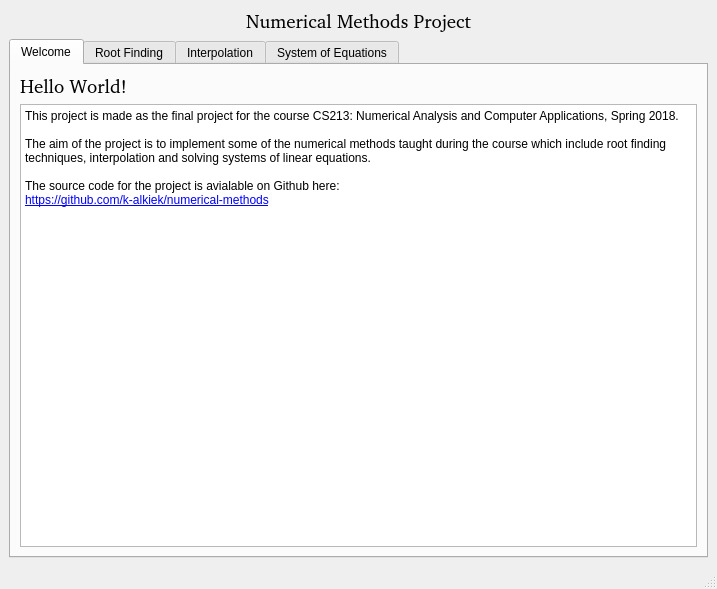
<?xml version="1.0" encoding="UTF-8"?>
<ui version="4.0">
 <class>MainWindow</class>
 <widget class="QMainWindow" name="MainWindow">
  <property name="geometry">
   <rect>
    <x>0</x>
    <y>0</y>
    <width>717</width>
    <height>589</height>
   </rect>
  </property>
  <property name="windowTitle">
   <string>MainWindow</string>
  </property>
  <widget class="QWidget" name="centralwidget">
   <layout class="QVBoxLayout" name="verticalLayout_10">
    <item>
     <widget class="QLabel" name="label_26">
      <property name="font">
       <font>
        <family>Roboto [GOOG]</family>
        <pointsize>14</pointsize>
        <weight>50</weight>
        <bold>false</bold>
       </font>
      </property>
      <property name="text">
       <string>Numerical Methods Project</string>
      </property>
      <property name="alignment">
       <set>Qt::AlignCenter</set>
      </property>
     </widget>
    </item>
    <item>
     <widget class="QTabWidget" name="tab_4">
      <property name="sizePolicy">
       <sizepolicy hsizetype="Expanding" vsizetype="Expanding">
        <horstretch>0</horstretch>
        <verstretch>0</verstretch>
       </sizepolicy>
      </property>
      <property name="toolTip">
       <string>&lt;html&gt;&lt;head/&gt;&lt;body&gt;&lt;p&gt;Solves a system of equations using Gauss Jordan method.&lt;/p&gt;&lt;/body&gt;&lt;/html&gt;</string>
      </property>
      <property name="whatsThis">
       <string>&lt;html&gt;&lt;head/&gt;&lt;body&gt;&lt;p&gt;Solves a system of equations using Gauss Jordan method.&lt;/p&gt;&lt;/body&gt;&lt;/html&gt;</string>
      </property>
      <property name="currentIndex">
       <number>0</number>
      </property>
      <widget class="QWidget" name="tab_0">
       <property name="accessibleName">
        <string/>
       </property>
       <attribute name="title">
        <string>Welcome</string>
       </attribute>
       <layout class="QVBoxLayout" name="verticalLayout">
        <item>
         <widget class="QLabel" name="label">
          <property name="font">
           <font>
            <family>Roboto [pyrs]</family>
            <pointsize>14</pointsize>
            <weight>50</weight>
            <bold>false</bold>
           </font>
          </property>
          <property name="text">
           <string>Hello World!</string>
          </property>
         </widget>
        </item>
        <item>
         <widget class="QTextBrowser" name="textBrowser">
          <property name="html">
           <string>&lt;!DOCTYPE HTML PUBLIC &quot;-//W3C//DTD HTML 4.0//EN&quot; &quot;http://www.w3.org/TR/REC-html40/strict.dtd&quot;&gt;
&lt;html&gt;&lt;head&gt;&lt;meta name=&quot;qrichtext&quot; content=&quot;1&quot; /&gt;&lt;style type=&quot;text/css&quot;&gt;
p, li { white-space: pre-wrap; }
&lt;/style&gt;&lt;/head&gt;&lt;body style=&quot; font-family:'Sans Serif'; font-size:9pt; font-weight:400; font-style:normal;&quot;&gt;
&lt;p style=&quot; margin-top:0px; margin-bottom:0px; margin-left:0px; margin-right:0px; -qt-block-indent:0; text-indent:0px;&quot;&gt;This project is made as the final project for the course CS213: Numerical Analysis and Computer Applications, Spring 2018.&lt;/p&gt;
&lt;p style=&quot;-qt-paragraph-type:empty; margin-top:0px; margin-bottom:0px; margin-left:0px; margin-right:0px; -qt-block-indent:0; text-indent:0px;&quot;&gt;&lt;br /&gt;&lt;/p&gt;
&lt;p style=&quot; margin-top:0px; margin-bottom:0px; margin-left:0px; margin-right:0px; -qt-block-indent:0; text-indent:0px;&quot;&gt;The aim of the project is to implement some of the numerical methods taught during the course which include root finding techniques, interpolation and solving systems of linear equations.&lt;/p&gt;
&lt;p style=&quot;-qt-paragraph-type:empty; margin-top:0px; margin-bottom:0px; margin-left:0px; margin-right:0px; -qt-block-indent:0; text-indent:0px;&quot;&gt;&lt;br /&gt;&lt;/p&gt;
&lt;p style=&quot; margin-top:0px; margin-bottom:0px; margin-left:0px; margin-right:0px; -qt-block-indent:0; text-indent:0px;&quot;&gt;The source code for the project is avialable on Github here:&lt;br /&gt;&lt;a href=&quot;https://github.com/k-alkiek/numerical-methods&quot;&gt;&lt;span style=&quot; text-decoration: underline; color:#0000ff;&quot;&gt;https://github.com/k-alkiek/numerical-methods&lt;/span&gt;&lt;/a&gt;&lt;/p&gt;&lt;/body&gt;&lt;/html&gt;</string>
          </property>
         </widget>
        </item>
        <item>
         <layout class="QHBoxLayout" name="horizontalLayout"/>
        </item>
       </layout>
      </widget>
      <widget class="QWidget" name="tab_1">
       <attribute name="title">
        <string>Root Finding</string>
       </attribute>
       <layout class="QVBoxLayout" name="verticalLayout_14">
        <item>
         <spacer name="verticalSpacer_4">
          <property name="orientation">
           <enum>Qt::Vertical</enum>
          </property>
          <property name="sizeType">
           <enum>QSizePolicy::Minimum</enum>
          </property>
          <property name="sizeHint" stdset="0">
           <size>
            <width>20</width>
            <height>40</height>
           </size>
          </property>
         </spacer>
        </item>
        <item>
         <widget class="QLabel" name="label_8">
          <property name="sizePolicy">
           <sizepolicy hsizetype="Preferred" vsizetype="Fixed">
            <horstretch>0</horstretch>
            <verstretch>0</verstretch>
           </sizepolicy>
          </property>
          <property name="font">
           <font>
            <weight>75</weight>
            <bold>true</bold>
           </font>
          </property>
          <property name="text">
           <string>  Choose Method</string>
          </property>
         </widget>
        </item>
        <item>
         <widget class="QComboBox" name="rootComboBox">
          <property name="currentText">
           <string>General Algorithm</string>
          </property>
          <item>
           <property name="text">
            <string>General Algorithm</string>
           </property>
          </item>
          <item>
           <property name="text">
            <string>Bisection</string>
           </property>
          </item>
          <item>
           <property name="text">
            <string>False Position</string>
           </property>
          </item>
          <item>
           <property name="text">
            <string>Fixed Point</string>
           </property>
          </item>
          <item>
           <property name="text">
            <string>Newton-Raphson</string>
           </property>
          </item>
          <item>
           <property name="text">
            <string>First modified Newton</string>
           </property>
          </item>
          <item>
           <property name="text">
            <string>Second modified Newton</string>
           </property>
          </item>
          <item>
           <property name="text">
            <string>Secant</string>
           </property>
          </item>
          <item>
           <property name="text">
            <string>Birge Vieta</string>
           </property>
          </item>
         </widget>
        </item>
        <item>
         <layout class="QFormLayout" name="formLayout_4">
          <item row="0" column="0">
           <widget class="QLabel" name="label_19">
            <property name="text">
             <string>  f(x)</string>
            </property>
           </widget>
          </item>
          <item row="0" column="1">
           <widget class="QLineEdit" name="rootFx"/>
          </item>
          <item row="1" column="0">
           <widget class="QLabel" name="rootX0Label">
            <property name="text">
             <string>  X0</string>
            </property>
           </widget>
          </item>
          <item row="1" column="1">
           <widget class="QDoubleSpinBox" name="rootX0">
            <property name="decimals">
             <number>10</number>
            </property>
            <property name="minimum">
             <double>-999999999.999999046325684</double>
            </property>
            <property name="maximum">
             <double>999999999.999999046325684</double>
            </property>
           </widget>
          </item>
          <item row="2" column="0">
           <widget class="QLabel" name="rootX1Label">
            <property name="text">
             <string>  X1</string>
            </property>
           </widget>
          </item>
          <item row="2" column="1">
           <widget class="QDoubleSpinBox" name="rootX1">
            <property name="decimals">
             <number>10</number>
            </property>
            <property name="minimum">
             <double>-999999999.999999046325684</double>
            </property>
            <property name="maximum">
             <double>999999999.999999046325684</double>
            </property>
            <property name="value">
             <double>1.000000000000000</double>
            </property>
           </widget>
          </item>
         </layout>
        </item>
        <item>
         <widget class="Line" name="line">
          <property name="orientation">
           <enum>Qt::Horizontal</enum>
          </property>
         </widget>
        </item>
        <item>
         <widget class="QLabel" name="label_27">
          <property name="sizePolicy">
           <sizepolicy hsizetype="Preferred" vsizetype="Fixed">
            <horstretch>0</horstretch>
            <verstretch>0</verstretch>
           </sizepolicy>
          </property>
          <property name="font">
           <font>
            <weight>75</weight>
            <bold>true</bold>
           </font>
          </property>
          <property name="text">
           <string>  Conditions</string>
          </property>
         </widget>
        </item>
        <item>
         <layout class="QFormLayout" name="formLayout_8">
          <item row="0" column="0">
           <widget class="QLabel" name="label_28">
            <property name="text">
             <string>  Max Iterations</string>
            </property>
           </widget>
          </item>
          <item row="0" column="1">
           <widget class="QSpinBox" name="rootMaxIterations">
            <property name="minimum">
             <number>1</number>
            </property>
            <property name="maximum">
             <number>1000</number>
            </property>
            <property name="value">
             <number>50</number>
            </property>
           </widget>
          </item>
          <item row="1" column="0">
           <widget class="QLabel" name="label_29">
            <property name="text">
             <string>  Percision</string>
            </property>
           </widget>
          </item>
          <item row="1" column="1">
           <widget class="QDoubleSpinBox" name="rootPercision">
            <property name="decimals">
             <number>10</number>
            </property>
            <property name="minimum">
             <double>0.000001000000000</double>
            </property>
            <property name="maximum">
             <double>999999999.999999046325684</double>
            </property>
            <property name="singleStep">
             <double>0.000100000000000</double>
            </property>
            <property name="value">
             <double>0.000100000000000</double>
            </property>
           </widget>
          </item>
         </layout>
        </item>
        <item>
         <spacer name="verticalSpacer_2">
          <property name="orientation">
           <enum>Qt::Vertical</enum>
          </property>
          <property name="sizeHint" stdset="0">
           <size>
            <width>20</width>
            <height>40</height>
           </size>
          </property>
         </spacer>
        </item>
        <item>
         <layout class="QHBoxLayout" name="horizontalLayout_12">
          <item>
           <spacer name="horizontalSpacer_5">
            <property name="orientation">
             <enum>Qt::Horizontal</enum>
            </property>
            <property name="sizeType">
             <enum>QSizePolicy::Minimum</enum>
            </property>
            <property name="sizeHint" stdset="0">
             <size>
              <width>40</width>
              <height>20</height>
             </size>
            </property>
           </spacer>
          </item>
          <item>
           <widget class="QPushButton" name="rootLoadBtn">
            <property name="text">
             <string>Load from file</string>
            </property>
           </widget>
          </item>
          <item>
           <spacer name="horizontalSpacer">
            <property name="orientation">
             <enum>Qt::Horizontal</enum>
            </property>
            <property name="sizeHint" stdset="0">
             <size>
              <width>40</width>
              <height>20</height>
             </size>
            </property>
           </spacer>
          </item>
          <item>
           <widget class="QPushButton" name="rootSolveBtn">
            <property name="text">
             <string>Solve</string>
            </property>
           </widget>
          </item>
          <item>
           <spacer name="horizontalSpacer_6">
            <property name="orientation">
             <enum>Qt::Horizontal</enum>
            </property>
            <property name="sizeType">
             <enum>QSizePolicy::Minimum</enum>
            </property>
            <property name="sizeHint" stdset="0">
             <size>
              <width>40</width>
              <height>20</height>
             </size>
            </property>
           </spacer>
          </item>
         </layout>
        </item>
        <item>
         <spacer name="verticalSpacer_8">
          <property name="orientation">
           <enum>Qt::Vertical</enum>
          </property>
          <property name="sizeType">
           <enum>QSizePolicy::Minimum</enum>
          </property>
          <property name="sizeHint" stdset="0">
           <size>
            <width>20</width>
            <height>40</height>
           </size>
          </property>
         </spacer>
        </item>
       </layout>
      </widget>
      <widget class="QWidget" name="tab_2">
       <attribute name="title">
        <string>Interpolation</string>
       </attribute>
       <layout class="QVBoxLayout" name="verticalLayout_15">
        <item>
         <spacer name="verticalSpacer_5">
          <property name="orientation">
           <enum>Qt::Vertical</enum>
          </property>
          <property name="sizeType">
           <enum>QSizePolicy::Minimum</enum>
          </property>
          <property name="sizeHint" stdset="0">
           <size>
            <width>20</width>
            <height>40</height>
           </size>
          </property>
         </spacer>
        </item>
        <item>
         <widget class="QLabel" name="label_25">
          <property name="font">
           <font>
            <weight>75</weight>
            <bold>true</bold>
           </font>
          </property>
          <property name="text">
           <string>  Choose Method</string>
          </property>
         </widget>
        </item>
        <item>
         <widget class="QComboBox" name="interpolationComboBox">
          <property name="currentText">
           <string>Newton</string>
          </property>
          <item>
           <property name="text">
            <string>Newton</string>
           </property>
          </item>
          <item>
           <property name="text">
            <string>Lagrange</string>
           </property>
          </item>
         </widget>
        </item>
        <item>
         <layout class="QFormLayout" name="formLayout_5">
          <item row="0" column="0">
           <widget class="QLabel" name="label_22">
            <property name="text">
             <string>  Polynomial Order</string>
            </property>
           </widget>
          </item>
          <item row="1" column="0">
           <widget class="QLabel" name="label_23">
            <property name="text">
             <string>  Sample Points</string>
            </property>
           </widget>
          </item>
          <item row="1" column="1">
           <widget class="QLineEdit" name="interpolationSampleLineEdit">
            <property name="placeholderText">
             <string>Enter points as comma sepearted tuples: (x1, y1), (x2, y2), (x3, y3)...</string>
            </property>
           </widget>
          </item>
          <item row="2" column="0">
           <widget class="QLabel" name="label_24">
            <property name="text">
             <string>  Query Points</string>
            </property>
           </widget>
          </item>
          <item row="2" column="1">
           <widget class="QLineEdit" name="interpolationQueryLineEdit">
            <property name="placeholderText">
             <string>Enter points as a comma seperated list of integers: 1, 2.25, 3.4 ...</string>
            </property>
           </widget>
          </item>
          <item row="0" column="1">
           <widget class="QSpinBox" name="interpolationOrderLineEdit"/>
          </item>
         </layout>
        </item>
        <item>
         <spacer name="verticalSpacer">
          <property name="orientation">
           <enum>Qt::Vertical</enum>
          </property>
          <property name="sizeHint" stdset="0">
           <size>
            <width>20</width>
            <height>40</height>
           </size>
          </property>
         </spacer>
        </item>
        <item>
         <layout class="QHBoxLayout" name="horizontalLayout_13">
          <item>
           <spacer name="horizontalSpacer_7">
            <property name="orientation">
             <enum>Qt::Horizontal</enum>
            </property>
            <property name="sizeType">
             <enum>QSizePolicy::Minimum</enum>
            </property>
            <property name="sizeHint" stdset="0">
             <size>
              <width>40</width>
              <height>20</height>
             </size>
            </property>
           </spacer>
          </item>
          <item>
           <widget class="QPushButton" name="interpolationLoadBtn">
            <property name="text">
             <string>Load from file</string>
            </property>
           </widget>
          </item>
          <item>
           <spacer name="horizontalSpacer_2">
            <property name="orientation">
             <enum>Qt::Horizontal</enum>
            </property>
            <property name="sizeHint" stdset="0">
             <size>
              <width>40</width>
              <height>20</height>
             </size>
            </property>
           </spacer>
          </item>
          <item>
           <widget class="QPushButton" name="interpolationSolveBtn">
            <property name="text">
             <string>Solve</string>
            </property>
           </widget>
          </item>
          <item>
           <spacer name="horizontalSpacer_8">
            <property name="orientation">
             <enum>Qt::Horizontal</enum>
            </property>
            <property name="sizeType">
             <enum>QSizePolicy::Minimum</enum>
            </property>
            <property name="sizeHint" stdset="0">
             <size>
              <width>40</width>
              <height>20</height>
             </size>
            </property>
           </spacer>
          </item>
         </layout>
        </item>
        <item>
         <spacer name="verticalSpacer_7">
          <property name="orientation">
           <enum>Qt::Vertical</enum>
          </property>
          <property name="sizeType">
           <enum>QSizePolicy::Minimum</enum>
          </property>
          <property name="sizeHint" stdset="0">
           <size>
            <width>20</width>
            <height>40</height>
           </size>
          </property>
         </spacer>
        </item>
       </layout>
      </widget>
      <widget class="QWidget" name="tab_3">
       <attribute name="title">
        <string>System of Equations</string>
       </attribute>
       <layout class="QVBoxLayout" name="verticalLayout_17">
        <item>
         <spacer name="verticalSpacer_6">
          <property name="orientation">
           <enum>Qt::Vertical</enum>
          </property>
          <property name="sizeType">
           <enum>QSizePolicy::Minimum</enum>
          </property>
          <property name="sizeHint" stdset="0">
           <size>
            <width>20</width>
            <height>40</height>
           </size>
          </property>
         </spacer>
        </item>
        <item>
         <layout class="QHBoxLayout" name="horizontalLayout_15">
          <item>
           <widget class="QLabel" name="sysEqnsLabel">
            <property name="font">
             <font>
              <weight>75</weight>
              <bold>true</bold>
             </font>
            </property>
            <property name="text">
             <string>  Equations</string>
            </property>
           </widget>
          </item>
          <item>
           <spacer name="horizontalSpacer_4">
            <property name="orientation">
             <enum>Qt::Horizontal</enum>
            </property>
            <property name="sizeHint" stdset="0">
             <size>
              <width>40</width>
              <height>20</height>
             </size>
            </property>
           </spacer>
          </item>
          <item>
           <widget class="QPushButton" name="sysAddBtn">
            <property name="toolTip">
             <string>&lt;html&gt;&lt;head/&gt;&lt;body&gt;&lt;p&gt;Add new equation to the system&lt;/p&gt;&lt;/body&gt;&lt;/html&gt;</string>
            </property>
            <property name="text">
             <string>Add</string>
            </property>
           </widget>
          </item>
          <item>
           <widget class="QPushButton" name="sysRemoveBtn">
            <property name="toolTip">
             <string>&lt;html&gt;&lt;head/&gt;&lt;body&gt;&lt;p&gt;Remove last equation from the system&lt;/p&gt;&lt;/body&gt;&lt;/html&gt;</string>
            </property>
            <property name="text">
             <string>Remove</string>
            </property>
           </widget>
          </item>
         </layout>
        </item>
        <item>
         <layout class="QFormLayout" name="sysEqnsForm">
          <item row="0" column="0">
           <widget class="QLabel" name="sysEqn1Label">
            <property name="text">
             <string>  Equation 1</string>
            </property>
           </widget>
          </item>
          <item row="0" column="1">
           <widget class="QLineEdit" name="sysEqn1LineEdit">
            <property name="placeholderText">
             <string>Example: 2a + 5b - 3c = 5</string>
            </property>
           </widget>
          </item>
          <item row="1" column="0">
           <widget class="QLabel" name="sysEqn2Label">
            <property name="text">
             <string>  Equation 2</string>
            </property>
           </widget>
          </item>
          <item row="1" column="1">
           <widget class="QLineEdit" name="sysEqn2LineEdit">
            <property name="placeholderText">
             <string>Example: 2a + 5b - 3c = 5</string>
            </property>
           </widget>
          </item>
         </layout>
        </item>
        <item>
         <spacer name="verticalSpacer_3">
          <property name="orientation">
           <enum>Qt::Vertical</enum>
          </property>
          <property name="sizeHint" stdset="0">
           <size>
            <width>20</width>
            <height>40</height>
           </size>
          </property>
         </spacer>
        </item>
        <item>
         <layout class="QHBoxLayout" name="horizontalLayout_14">
          <item>
           <spacer name="horizontalSpacer_9">
            <property name="orientation">
             <enum>Qt::Horizontal</enum>
            </property>
            <property name="sizeType">
             <enum>QSizePolicy::Minimum</enum>
            </property>
            <property name="sizeHint" stdset="0">
             <size>
              <width>40</width>
              <height>20</height>
             </size>
            </property>
           </spacer>
          </item>
          <item>
           <widget class="QPushButton" name="sysLoadBtn">
            <property name="text">
             <string>Load from file</string>
            </property>
           </widget>
          </item>
          <item>
           <spacer name="horizontalSpacer_3">
            <property name="orientation">
             <enum>Qt::Horizontal</enum>
            </property>
            <property name="sizeHint" stdset="0">
             <size>
              <width>40</width>
              <height>20</height>
             </size>
            </property>
           </spacer>
          </item>
          <item>
           <widget class="QPushButton" name="sysSolveBtn">
            <property name="text">
             <string>Solve</string>
            </property>
           </widget>
          </item>
          <item>
           <spacer name="horizontalSpacer_10">
            <property name="orientation">
             <enum>Qt::Horizontal</enum>
            </property>
            <property name="sizeType">
             <enum>QSizePolicy::Minimum</enum>
            </property>
            <property name="sizeHint" stdset="0">
             <size>
              <width>40</width>
              <height>20</height>
             </size>
            </property>
           </spacer>
          </item>
         </layout>
        </item>
        <item>
         <spacer name="verticalSpacer_9">
          <property name="orientation">
           <enum>Qt::Vertical</enum>
          </property>
          <property name="sizeType">
           <enum>QSizePolicy::Minimum</enum>
          </property>
          <property name="sizeHint" stdset="0">
           <size>
            <width>20</width>
            <height>40</height>
           </size>
          </property>
         </spacer>
        </item>
       </layout>
      </widget>
     </widget>
    </item>
   </layout>
   <zorder>tab_4</zorder>
   <zorder>label_26</zorder>
  </widget>
  <widget class="QMenuBar" name="menubar">
   <property name="geometry">
    <rect>
     <x>0</x>
     <y>0</y>
     <width>717</width>
     <height>20</height>
    </rect>
   </property>
  </widget>
  <widget class="QStatusBar" name="statusbar"/>
 </widget>
 <resources/>
 <connections/>
</ui>
